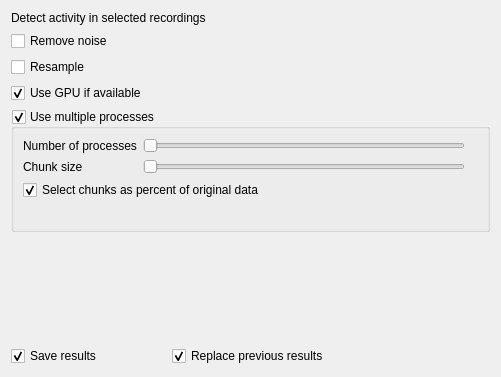
<?xml version="1.0" encoding="UTF-8"?>
<ui version="4.0">
 <class>DetectorOptions</class>
 <widget class="QWidget" name="DetectorOptions">
  <property name="geometry">
   <rect>
    <x>0</x>
    <y>0</y>
    <width>501</width>
    <height>377</height>
   </rect>
  </property>
  <property name="windowTitle">
   <string>Form</string>
  </property>
  <layout class="QGridLayout" name="gridLayout">
   <item row="0" column="0" colspan="3">
    <widget class="QLabel" name="label">
     <property name="text">
      <string>Detect activity in selected recordings</string>
     </property>
    </widget>
   </item>
   <item row="6" column="1">
    <widget class="QCheckBox" name="checkbox_overwrite">
     <property name="text">
      <string>Replace previous results</string>
     </property>
     <property name="checked">
      <bool>true</bool>
     </property>
    </widget>
   </item>
   <item row="6" column="0">
    <widget class="QCheckBox" name="checkbox_save">
     <property name="text">
      <string>Save results</string>
     </property>
     <property name="checked">
      <bool>true</bool>
     </property>
    </widget>
   </item>
   <item row="3" column="0">
    <widget class="QCheckBox" name="checkbox_gpu">
     <property name="text">
      <string>Use GPU if available</string>
     </property>
     <property name="checked">
      <bool>true</bool>
     </property>
    </widget>
   </item>
   <item row="2" column="0">
    <widget class="QCheckBox" name="checkbox_resample">
     <property name="text">
      <string>Resample</string>
     </property>
    </widget>
   </item>
   <item row="4" column="0" colspan="3">
    <widget class="QGroupBox" name="group_multiprocess">
     <property name="title">
      <string>Use multiple processes</string>
     </property>
     <property name="checkable">
      <bool>true</bool>
     </property>
     <layout class="QGridLayout" name="gridLayout_2">
      <item row="0" column="2">
       <widget class="QLabel" name="label_6">
        <property name="text">
         <string/>
        </property>
       </widget>
      </item>
      <item row="1" column="1">
       <widget class="LabeledSlider" name="slider_chunk_size">
        <property name="minimum">
         <number>1</number>
        </property>
        <property name="orientation">
         <enum>Qt::Horizontal</enum>
        </property>
       </widget>
      </item>
      <item row="1" column="0">
       <widget class="QLabel" name="label_7">
        <property name="text">
         <string>Chunk size</string>
        </property>
       </widget>
      </item>
      <item row="0" column="1">
       <widget class="LabeledSlider" name="slider_nprocess">
        <property name="orientation">
         <enum>Qt::Horizontal</enum>
        </property>
       </widget>
      </item>
      <item row="2" column="0" colspan="2">
       <widget class="QCheckBox" name="checkbox_chunk_percent">
        <property name="text">
         <string>Select chunks as percent of original data</string>
        </property>
        <property name="checked">
         <bool>true</bool>
        </property>
       </widget>
      </item>
      <item row="2" column="2">
       <widget class="QLabel" name="label_8">
        <property name="text">
         <string/>
        </property>
       </widget>
      </item>
      <item row="0" column="0">
       <widget class="QLabel" name="label_5">
        <property name="text">
         <string>Number of processes</string>
        </property>
       </widget>
      </item>
      <item row="3" column="0" colspan="3">
       <widget class="QLabel" name="lbl_chunksize">
        <property name="text">
         <string/>
        </property>
       </widget>
      </item>
     </layout>
    </widget>
   </item>
   <item row="1" column="0" colspan="2">
    <widget class="QCheckBox" name="checkbox_remove_noise">
     <property name="text">
      <string>Remove noise</string>
     </property>
    </widget>
   </item>
   <item row="5" column="0" colspan="3">
    <spacer name="verticalSpacer">
     <property name="orientation">
      <enum>Qt::Vertical</enum>
     </property>
     <property name="sizeHint" stdset="0">
      <size>
       <width>20</width>
       <height>84</height>
      </size>
     </property>
    </spacer>
   </item>
  </layout>
 </widget>
 <customwidgets>
  <customwidget>
   <class>LabeledSlider</class>
   <extends>QSlider</extends>
   <header>gui.widgets.common.labeled_slider.h</header>
  </customwidget>
 </customwidgets>
 <resources/>
 <connections/>
</ui>
